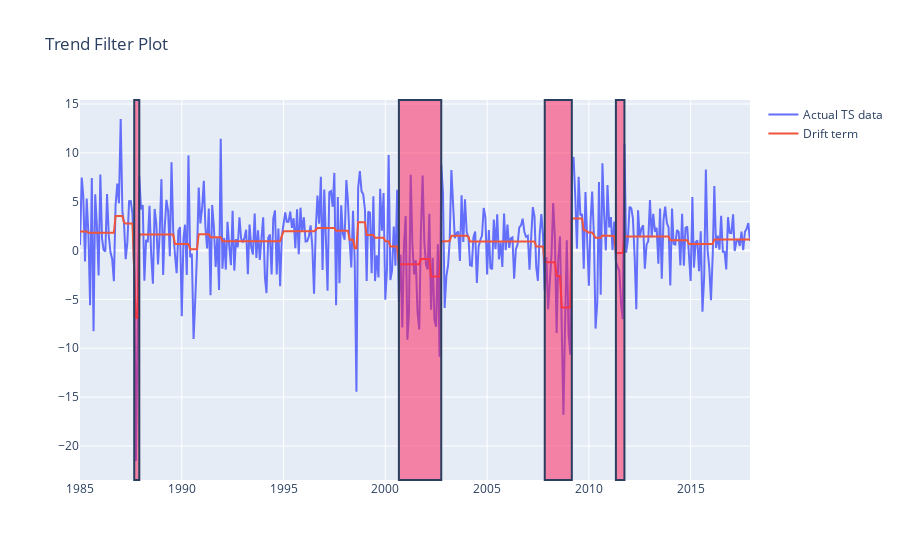

Notebook code for this chart:
### Code cell
pyo.iplot(fig)

### Figure 1 — Plotly figure (JSON) as saved in the notebook; plotly's stock layout.template omitted (floating-point values rounded to 4 significant figures; data arrays with more than 128 entries replaced by an {"elided": "..."} marker saying what was removed)
{"data": [{"mode": "lines", "name": "Actual TS data", "type": "scatter", "x": {"elided": "396 str values"}, "y": {"elided": "396 float values"}}, {"mode": "lines", "name": "Drift term", "type": "scatter", "x": {"elided": "396 str values"}, "y": {"elided": "396 float values"}}], "layout": {"shapes": [{"fillcolor": "rgba(255,24,86,0.5)", "type": "rect", "x0": "1987-09-01T00:00:00", "x1": "1987-12-01T00:00:00", "xref": "x", "y0": 0, "y1": 1, "yref": "paper"}, {"fillcolor": "rgba(255,24,86,0.5)", "type": "rect", "x0": "2000-09-01T00:00:00", "x1": "2002-10-01T00:00:00", "xref": "x", "y0": 0, "y1": 1, "yref": "paper"}, {"fillcolor": "rgba(255,24,86,0.5)", "type": "rect", "x0": "2007-11-01T00:00:00", "x1": "2009-03-01T00:00:00", "xref": "x", "y0": 0, "y1": 1, "yref": "paper"}, {"fillcolor": "rgba(255,24,86,0.5)", "type": "rect", "x0": "2011-05-01T00:00:00", "x1": "2011-10-01T00:00:00", "xref": "x", "y0": 0, "y1": 1, "yref": "paper"}], "title": {"text": "Trend Filter Plot"}}}
